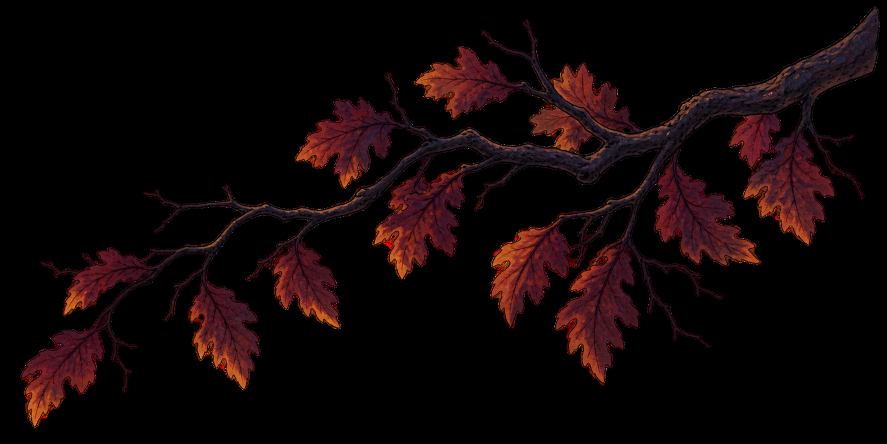
#> input picture assets/lantern/branch.png, 1774 x 887 px (shown at 1/2 size); its folder holds only this picture in this run
$ python -i asset_prep.py   (imports and definitions only)
#> lines starting #> are read from the running program, lines starting #| are printed output that depends on the picture
"""Decoded raster facts and explicit crop/return derivatives; no image generation."""
from contextlib import contextmanager
import hashlib
import io
import json
import math
from pathlib import Path
import shutil
import tempfile


def sha(data): return hashlib.sha256(data).hexdigest()
def load(path): return json.loads(Path(path).read_text())
def write(path, data): Path(path).write_text(json.dumps(data, indent=2, allow_nan=False)+'\n')


def fields(value, allowed, name):
    if not isinstance(value, dict) or set(value)-set(allowed): raise ValueError(f'Unsupported {name} fields; expected {", ".join(allowed)}')


# [11 lines left out: functions project_file, relative, not called in this run]


def decoded(path):
    from PIL import Image
    path=Path(path).resolve();data=path.read_bytes()
    with Image.open(io.BytesIO(data)) as raw:
        raw.load(); info={'resolved_path':str(path),'path_base':'shell','sha256':sha(data),'bytes':len(data),'format':raw.format,'width':raw.width,'height':raw.height,'mode':raw.mode,'frames':getattr(raw,'n_frames',1),'has_alpha_channel':'A' in raw.getbands(),'has_transparency_metadata':'transparency' in raw.info}
        image=raw.convert('RGBA')
    return image,info


def identity(project, path, info): return {'file':relative(project,path),'sha256':info['sha256'],'width':info['width'],'height':info['height']}


# [29 lines left out: functions checked_image, fresh, previews, not called in this run]


def preflight(source,out):
    image,info=decoded(source);hist=image.getchannel('A').histogram();pixels=image.width*image.height
    facts={'alpha_min':next(i for i,n in enumerate(hist) if n),'alpha_max':next(i for i in range(255,-1,-1) if hist[i]),'fully_transparent_pixels':hist[0],'partially_transparent_pixels':sum(hist[1:255]),'opaque_pixels':hist[255],'total_pixels':pixels,'alpha_content_bounds':image.getchannel('A').getbbox()}
    report={'ok':True,'type':'ambiance-asset-preflight','version':1,'source':info,'decoded_frame':0,'alpha':facts,'limits':['Measured decoded alpha facts do not certify a clean matte. Painted checkerboards remain opaque pixels.','Multi-frame inputs report frame zero only. Crop/return requires a still image.']}
    with fresh(out) as stage:
        previews(stage,image);report['outputs']={f.name:sha(f.read_bytes()) for f in stage.iterdir()};write(stage/'report.json',report)
        if sha(Path(source).read_bytes())!=info['sha256']: raise ValueError('Preflight source changed during preparation; no result published')
    return {**report,'resolved_path':str(Path(out).resolve()),'path_base':'shell'}


# [5 lines left out: function affine, not called in this run]


def inverse(m):
    a,b,c,d,e,f=affine(m);det=a*d-b*c
    return [d/det,-b/det,-c/det,a/det,(c*f-d*e)/det,(b*e-a*f)/det]


def multiply(a,b):
    x,y,z,w,tx,ty=a;u,v,r,s,px,py=b
    return [x*u+z*v,y*u+w*v,x*r+z*s,y*r+w*s,x*px+z*py+tx,y*px+w*py+ty]


# [86 lines left out: functions resample, crop, return_edit, not called in this run]

>>> import cv2
>>> picture = cv2.imread('../assets/lantern/branch.png', cv2.IMREAD_GRAYSCALE)
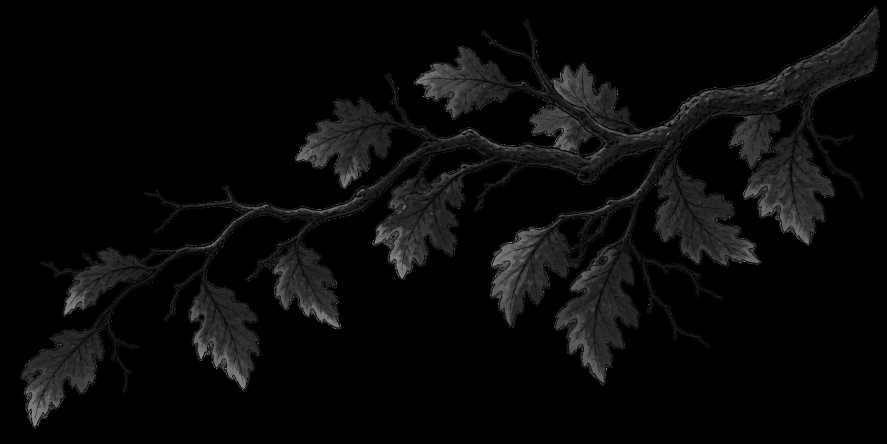
#> picture: shape (887, 1774) (shown at 1/2 size); min 0, max 255, mean 9.3
>>> result = preflight(picture, 'out.png')
#> (the run stopped early here; a loop or call above may not have finished)

$ run again, on assets/lantern/cloud-cels.png
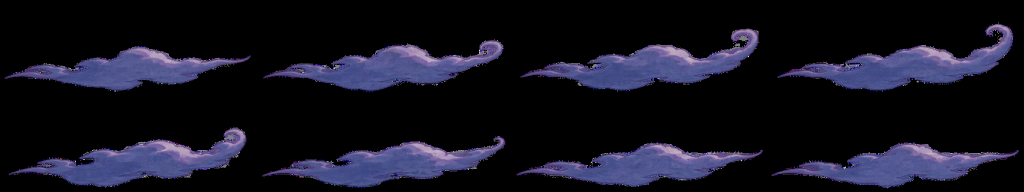
#> input picture assets/lantern/cloud-cels.png, 2048 x 384 px (shown at 1/2 size)
#> `picture = cv2.imread('../assets/lantern/branch.png', cv2.IMREAD_GRAYSC..`:
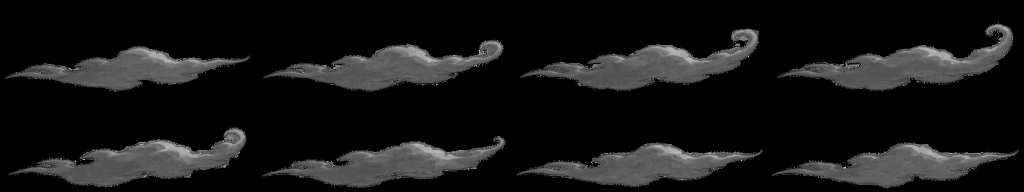
#> picture: shape (384, 2048) (shown at 1/2 size); min 0, max 255, mean 21.7

$ run again, on assets/lantern/cottage-cels.png
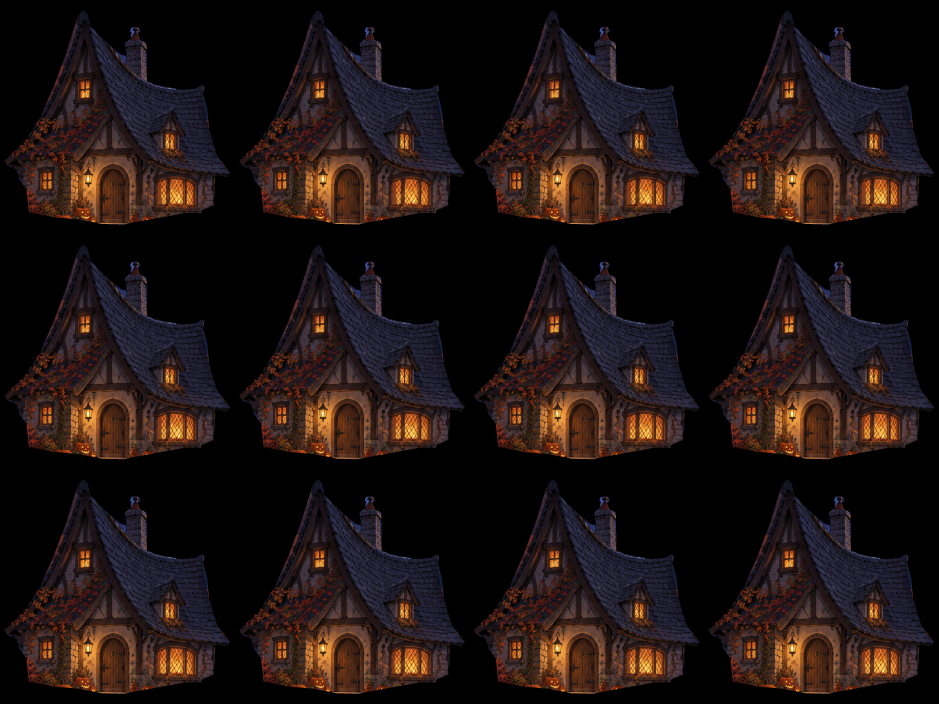
#> input picture assets/lantern/cottage-cels.png, 2816 x 2112 px (shown at 1/3 size)
#> `picture = cv2.imread('../assets/lantern/branch.png', cv2.IMREAD_GRAYSC..`:
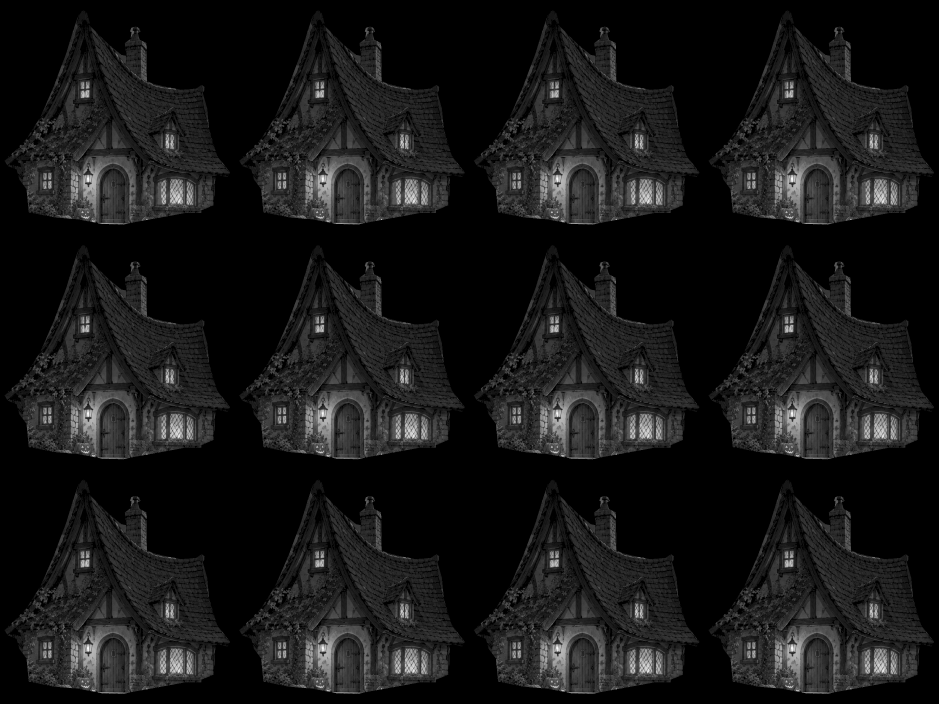
#> picture: shape (2112, 2816) (shown at 1/3 size); min 0, max 253, mean 23.7

$ run again, on assets/lantern/far-hills-layer.png
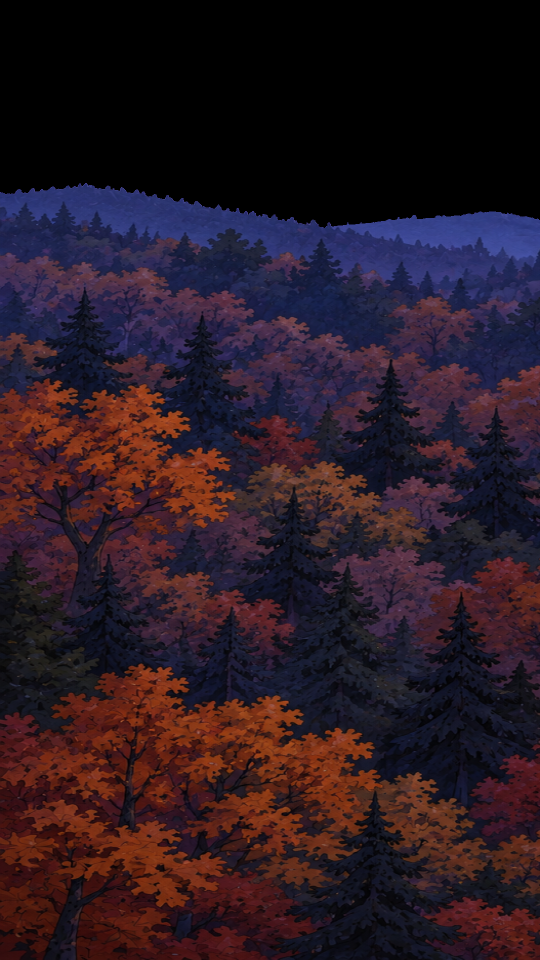
#> input picture assets/lantern/far-hills-layer.png, 1080 x 1920 px (shown at 1/2 size)
#> `picture = cv2.imread('../assets/lantern/branch.png', cv2.IMREAD_GRAYSC..`:
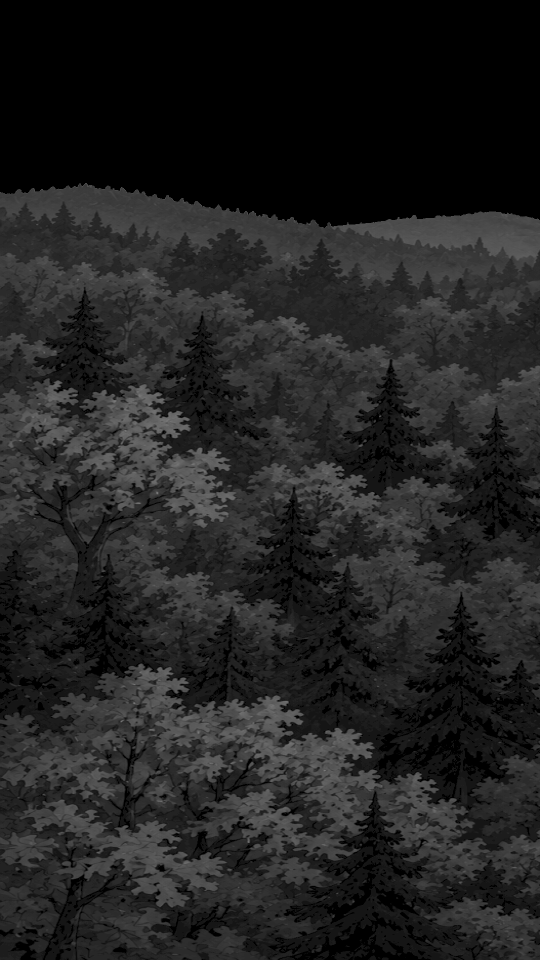
#> picture: shape (1920, 1080) (shown at 1/2 size); min 0, max 142, mean 33.8
